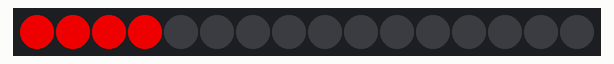
Recording of a sketch running on a simulated Arduino Uno, built with avr-gcc and run on an emulated ATmega328P. Shown: 16 RGB LEDs in strip order, left to right.

Above: at 0.1 s.
At 60.1 s:
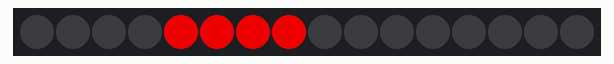
At 120.1 s:
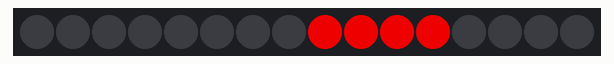

The sketch:

171122_fourth_on_3fourth_off.ino
```cpp
#include <Adafruit_NeoPixel.h>

#define PIN 6
#define NUM_PIX 16
#define MAX_BRIGHTNESS 200

// initialize object
Adafruit_NeoPixel strip = Adafruit_NeoPixel(NUM_PIX, PIN, NEO_GRBW + NEO_KHZ800);

void setup() {
  strip.begin();
  strip.show(); // Initialize all pixels to 'off'

}

void loop() {
  // set local vars
  uint32_t SIDE1_START = 0;
  uint32_t SIDE1_END = 3;
  uint32_t SIDE2_START = 4;
  uint32_t SIDE2_END = 7;
  uint32_t SIDE3_START = 8;
  uint32_t SIDE3_END = 11;
  uint32_t SIDE4_START = 12;
  uint32_t SIDE4_END = 15;

  // params for coloring
  uint32_t WHITE = strip.Color(0, 0, 0, MAX_BRIGHTNESS);
  uint32_t RED = strip.Color(MAX_BRIGHTNESS, 0, 0, 0);
  uint32_t BLUE = strip.Color(0, 0, MAX_BRIGHTNESS, 0);

  // master params
  uint32_t RUN = 1;
  uint32_t COLOR_TO_DISPLAY = RED;
  uint32_t DELAY_SECONDS = 60;
  uint32_t DELAY_MS = DELAY_SECONDS * 1000;

  // master loop for easily turning off
  if(RUN){
    activate_array(SIDE1_START, SIDE1_END, COLOR_TO_DISPLAY);
    delay(DELAY_MS);
    activate_array(SIDE2_START, SIDE2_END, COLOR_TO_DISPLAY);
    delay(DELAY_MS);
    activate_array(SIDE3_START, SIDE3_END, COLOR_TO_DISPLAY);
    delay(DELAY_MS);
    activate_array(SIDE4_START, SIDE4_END, COLOR_TO_DISPLAY);
    delay(DELAY_MS);
  }


}

static void activate_array(uint32_t px_start, uint32_t px_end, uint32_t color){

  // iterate through pixels, if in range then turn on, otherwise turn off
  for(int i = 0; i < NUM_PIX; i++){

    // if side 1, display pixel. otherwise, wash
    if ((i >= px_start) && (i <= px_end)){
      strip.setPixelColor(i, color);
    }
    else{
      strip.setPixelColor(i,0);
    }
  }

  // push buffer
  strip.show();
}
```

Measured:
- what the display in image 1 shows lasts 60.0 s, from 60.0 s to 120.0 s
